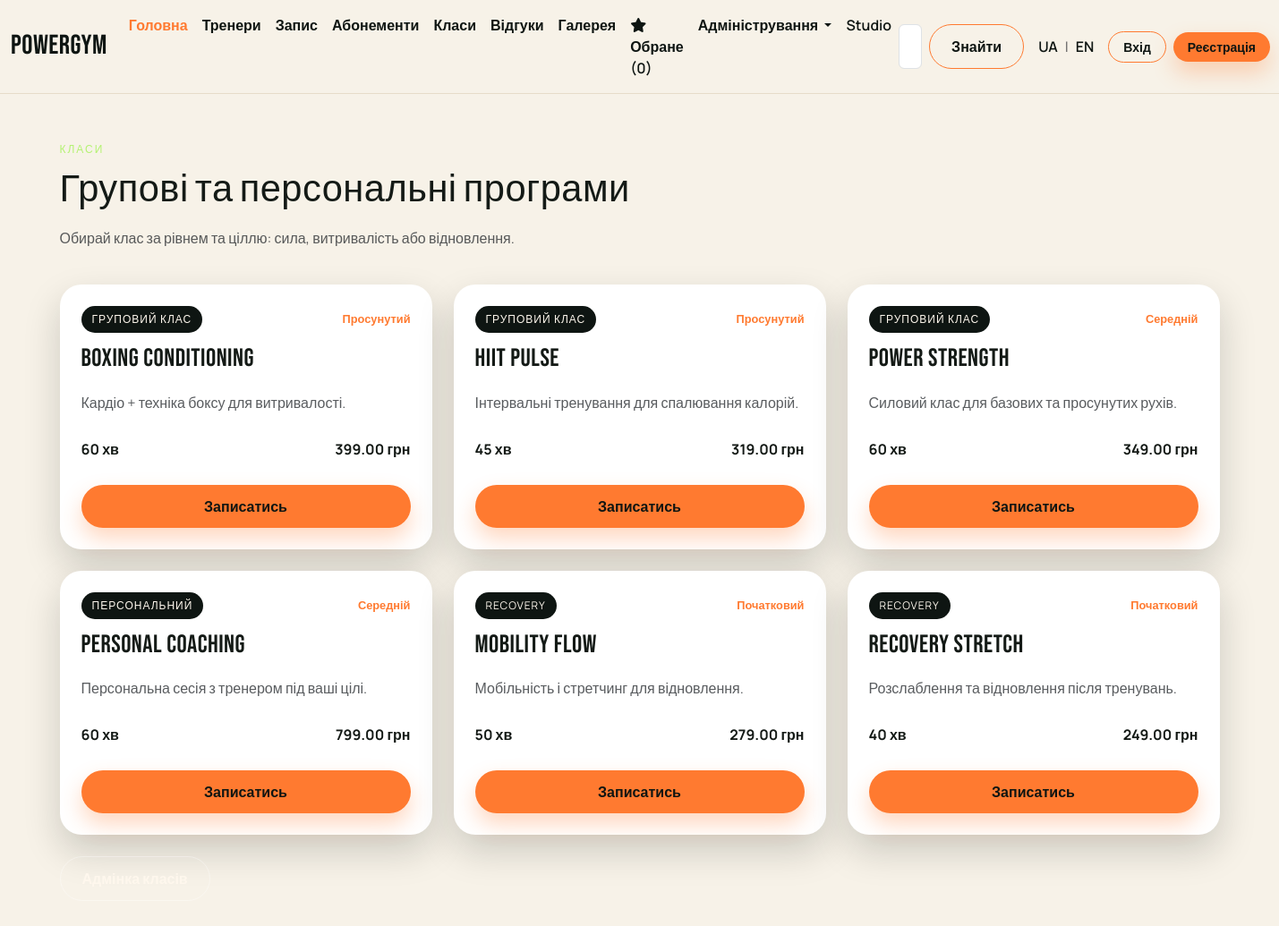
Page /services/ on the committed database.
### services/models.py (models this page shows, shortened)
class Service(models.Model):
    LEVEL_CHOICES = [
        ("B", "Початковий"),
        ("I", "Середній"),
        ("A", "Просунутий"),
    ]
    CATEGORY_CHOICES = [
        ("G", "Груповий клас"),
        ("P", "Персональний"),
        ("R", "Recovery"),
    ]
    name = models.CharField("Назва", max_length=100)
    description = models.TextField("Опис", blank=True)
    duration_minutes = models.IntegerField(
        "Тривалість (хв)",
        validators=[MinValueValidator(15), MaxValueValidator(240)],
    )
    price = models.DecimalField(
        "Ціна (грн)",
        max_digits=8,
        decimal_places=2,
        validators=[MinValueValidator(0)],
    )
    level = models.CharField("Рівень", max_length=1, choices=LEVEL_CHOICES, default="B")
    category = models.CharField(
        "Категорія", max_length=1, choices=CATEGORY_CHOICES, default="G"
    )
    active = models.BooleanField("Активний", default=True)
    class Meta:
        verbose_name = "Клас"
        verbose_name_plural = "Класи"

### services/views.py (the view)
# urls.py: path("", views.service_index, name="service_index"),
def service_index(request):
    services = Service.objects.filter(active=True).order_by("category", "name")
    return render(request, "services/index.html", {"services": services})

### favorites/context_processor.py (called while the page is built)
def favorite_barbers_count(request):
    return { 'fav_count': get_count_of_favorite_barbers(request) }

### favorites/favorites.py (called while the page is built)
def _is_authenticated(request):
    user = getattr(request, "user", None)
    return bool(user and getattr(user, "is_authenticated", False))

def _get_session_favorites(request):
    return request.session.get(FAVORITE_BARBERS_KEY, [])

def get_count_of_favorite_barbers(request):
    if _is_authenticated(request):
        _merge_session_to_user(request)
        return Favorite.objects.filter(user=request.user).count()
    return len(_get_session_favorites(request))

### home/context_processors.py (called while the page is built)
def ui_text(request):
    lang = request.session.get("lang", "uk")
    if lang not in ("uk", "en"):
        lang = "uk"
    return {"t": get_translations(lang), "lang": lang}

### home/translations.py (called while the page is built)
def get_translations(lang):
    return TRANSLATIONS.get(lang, TRANSLATIONS["uk"])

### services/templates/services/index.html
{% extends "layout.html" %} {% block content %}
<section class="py-5">
  <span class="section-label">{{ t.services_label }}</span>
  <h1 class="section-title">{{ t.services_title }}</h1>
  <p class="text-muted">{{ t.services_desc }}</p>
  <div class="row g-4 mt-2">
    {% for service in services %}
    <div class="col-md-6 col-lg-4">
      <div class="service-card h-100">
        <div class="service-card-header">
          <span class="service-tag">{{ service.get_category_display }}</span>
          <span class="service-level">{{ service.get_level_display }}</span>
        </div>
        <h3>{{ service.name }}</h3>
        <p class="text-muted">
          {{ service.description|default:"" }}
        </p>
        <div class="service-meta">
          <span>{{ service.duration_minutes }} {{ t.services_duration_unit }}</span>
          <span>{{ service.price }} {{ t.services_price_unit }}</span>
        </div>
        <a href="/book" class="btn btn-gym w-100 mt-3"
          >{{ t.services_button }}</a
        >
      </div>
    </div>
    {% empty %}
    <div class="col-12">
      <p class="text-muted">{{ t.services_empty }}</p>
    </div>
    {% endfor %}
  </div>
  <div class="mt-4">
    <a href="/services/list" class="btn btn-gym-outline"
      >{{ t.services_admin_button }}</a
    >
  </div>
</section>
{% endblock %}

### treners/templates/layout.html (shortened to what this page needs)
{% load static %}
<!DOCTYPE html>
<html lang="uk">
  <head>
    <link
      href="https://cdn.jsdelivr.net/npm/bootstrap@5.3.8/dist/css/bootstrap.min.css"
      rel="stylesheet"
    />
    <link rel="stylesheet" href="{% static 'css/style.css' %}" />
  </head>
  <body>
    <nav class="navbar navbar-expand-lg navbar-gym">
      <div class="container-fluid">
        <a class="navbar-brand" href="/">PowerGym</a>
        <div class="collapse navbar-collapse" id="navbarSupportedContent">
          <ul class="navbar-nav me-auto mb-2 mb-lg-0">
            <li class="nav-item">
              <a class="nav-link active" aria-current="page" href="/"
                >{{ t.nav_home }}</a
              >
            </li>
            <li class="nav-item">
              <a class="nav-link" href="/barbers">{{ t.nav_trainers }}</a>
            </li>
            <li class="nav-item">
              <a class="nav-link" href="/book">{{ t.nav_book }}</a>
            </li>
            <li class="nav-item">
              <a class="nav-link" href="/#memberships">{{ t.nav_memberships }}</a>
            </li>
            <li class="nav-item">
              <a class="nav-link" href="/services">{{ t.nav_classes }}</a>
            </li>
            <li class="nav-item">
              <a class="nav-link" href="/reviews">{{ t.nav_reviews }}</a>
            </li>
            <li class="nav-item">
              <a class="nav-link" href="/gallery">{{ t.nav_gallery }}</a>
            </li>
            <li class="nav-item">
              <a class="nav-link" aria-current="page" href="/favorites">
                <i class="fa-solid fa-star"></i> {{ t.nav_favorites }} ({{ fav_count }})
              </a>
            </li>
            <li class="nav-item dropdown">
              <a
                class="nav-link dropdown-toggle"
                href="#"
                role="button"
                data-bs-toggle="dropdown"
                aria-expanded="false"
              >
                {{ t.nav_admin }}
              </a>
            </li>
            <li class="nav-item">
              <a class="nav-link disabled" aria-disabled="true">{{ t.nav_studio }}</a>
            </li>
          </ul>
          <form class="d-flex" role="search" method="get" action="/barbers">
            <input
              class="form-control me-2"
              type="search"
              name="text"
              placeholder="{{ t.nav_search_placeholder }}"
              aria-label="Search"
            />
            <button class="btn btn-gym-outline" type="submit">
              {{ t.nav_search_button }}
            </button>
          </form>
          <div class="lang-switch ms-3 d-flex align-items-center gap-2">
            <a class="nav-link p-0" href="/lang/uk/">UA</a>
            <span class="text-muted">|</span>
            <a class="nav-link p-0" href="/lang/en/">EN</a>
          </div>
          <div class="auth-links ms-3 d-flex align-items-center gap-2">
            {% if user.is_authenticated %}
            <span class="nav-link p-0">Hi, {{ user.username }}</span>
            <a class="btn btn-gym-outline btn-sm" href="/logout"
              >{{ t.auth_logout }}</a
            >
            {% else %}
            <a class="btn btn-gym-outline btn-sm" href="/login"
              >{{ t.auth_login }}</a
            >
            <a class="btn btn-gym btn-sm" href="/register"
              >{{ t.auth_register }}</a
            >
            {% endif %}
          </div>
        </div>
      </div>
    </nav>
    <div class="container">{% block content %} {% endblock %}</div>
  </body>
</html>

### static/css/style.css (style rules this page uses)
:root { --gym-ink: #141a16; --gym-dark: #0e1512; --gym-cream: #f7f2e8; --gym-sand: #e6dcc9; --gym-accent: #ff7a30; --gym-accent-2: #b4f272; --gym-shadow: rgba(15, 20, 18, 0.18); }
body { font-family: "Manrope", sans-serif; background: var(--gym-cream); color: var(--gym-ink); }
h1, h2, h3, .navbar-brand, .hero-title, .section-title { font-family: "Bebas Neue", sans-serif; letter-spacing: 0.5px; }
.navbar-gym { background: var(--gym-cream); border-bottom: 1px solid var(--gym-sand); }
.navbar-gym .navbar-brand { font-size: 1.9rem; color: var(--gym-dark); }
.navbar-gym .nav-link { color: var(--gym-dark); font-weight: 600; }
.navbar-gym .nav-link.active, .navbar-gym .nav-link:hover { color: var(--gym-accent); }
.lang-switch .nav-link { font-weight: 600; color: var(--gym-dark); }
.auth-links .btn { padding: 6px 16px; border-radius: 999px; }
.section-label { display: inline-block; text-transform: uppercase; letter-spacing: 2px; font-size: 0.75rem; color: var(--gym-accent-2); margin-bottom: 12px; }
.section-title { font-size: 2.6rem; margin-bottom: 16px; }
.btn-gym { background: var(--gym-accent); color: var(--gym-dark); border: none; padding: 12px 24px; font-weight: 700; border-radius: 999px; box-shadow: 0 12px 24px rgba(255, 122, 48, 0.3); }
.btn-gym-outline { border: 1px solid rgba(255, 255, 255, 0.35); color: #fef7ed; padding: 12px 24px; border-radius: 999px; font-weight: 600; background: transparent; }
.navbar-gym .btn-gym-outline { color: var(--gym-dark); border-color: var(--gym-accent); }
.service-card { background: #fff; border-radius: 24px; padding: 24px; box-shadow: 0 18px 40px var(--gym-shadow); display: flex; flex-direction: column; gap: 12px; }
.service-card-header { display: flex; justify-content: space-between; gap: 12px; align-items: center; }
.service-tag { font-size: 0.75rem; text-transform: uppercase; letter-spacing: 1px; background: var(--gym-dark); color: #fef7ed; padding: 6px 12px; border-radius: 999px; }
.service-level { font-size: 0.8rem; font-weight: 600; color: var(--gym-accent); }
.service-meta { display: flex; justify-content: space-between; font-weight: 700; }

### rows in the picture
Service: category "ГРУПОВИЙ КЛАС", level "Просунутий", name "Boxing Conditioning", description "Кардіо + техніка боксу для витривалості.", duration_minutes "60", services_duration_unit "хв", price "399.00", services_price_unit "грн", services_button "Записатись"
Service: category "ГРУПОВИЙ КЛАС", level "Просунутий", name "HIIT Pulse", description "Інтервальні тренування для спалювання калорій.", duration_minutes "45", services_duration_unit "хв", price "319.00", services_price_unit "грн", services_button "Записатись"
Service: category "ГРУПОВИЙ КЛАС", level "Середній", name "Power Strength", description "Силовий клас для базових та просунутих рухів.", duration_minutes "60", services_duration_unit "хв", price "349.00", services_price_unit "грн", services_button "Записатись"
Service: category "ПЕРСОНАЛЬНИЙ", level "Середній", name "Personal Coaching", description "Персональна сесія з тренером під ваші цілі.", duration_minutes "60", services_duration_unit "хв", price "799.00", services_price_unit "грн", services_button "Записатись"
Service: category "RECOVERY", level "Початковий", name "Mobility Flow", description "Мобільність і стретчинг для відновлення.", duration_minutes "50", services_duration_unit "хв", price "279.00", services_price_unit "грн", services_button "Записатись"
Service: category "RECOVERY", level "Початковий", name "Recovery Stretch", description "Розслаблення та відновлення після тренувань.", duration_minutes "40", services_duration_unit "хв", price "249.00", services_price_unit "грн", services_button "Записатись"

### other values in the picture
{{ t.nav_home }} "Головна"
{{ t.nav_trainers }} "Тренери"
{{ t.nav_book }} "Запис"
{{ t.nav_memberships }} "Абонементи"
{{ t.nav_classes }} "Класи"
{{ t.nav_reviews }} "Відгуки"
{{ t.nav_gallery }} "Галерея"
{{ t.nav_favorites }} "Обране"
{{ fav_count }} "0"
{{ t.nav_admin }} "Адміністрування"
{{ t.nav_studio }} "Studio"
{{ t.nav_search_button }} "Знайти"
{{ t.auth_login }} "Вхід"
{{ t.auth_register }} "Реєстрація"
{{ t.services_label }} "КЛАСИ"
